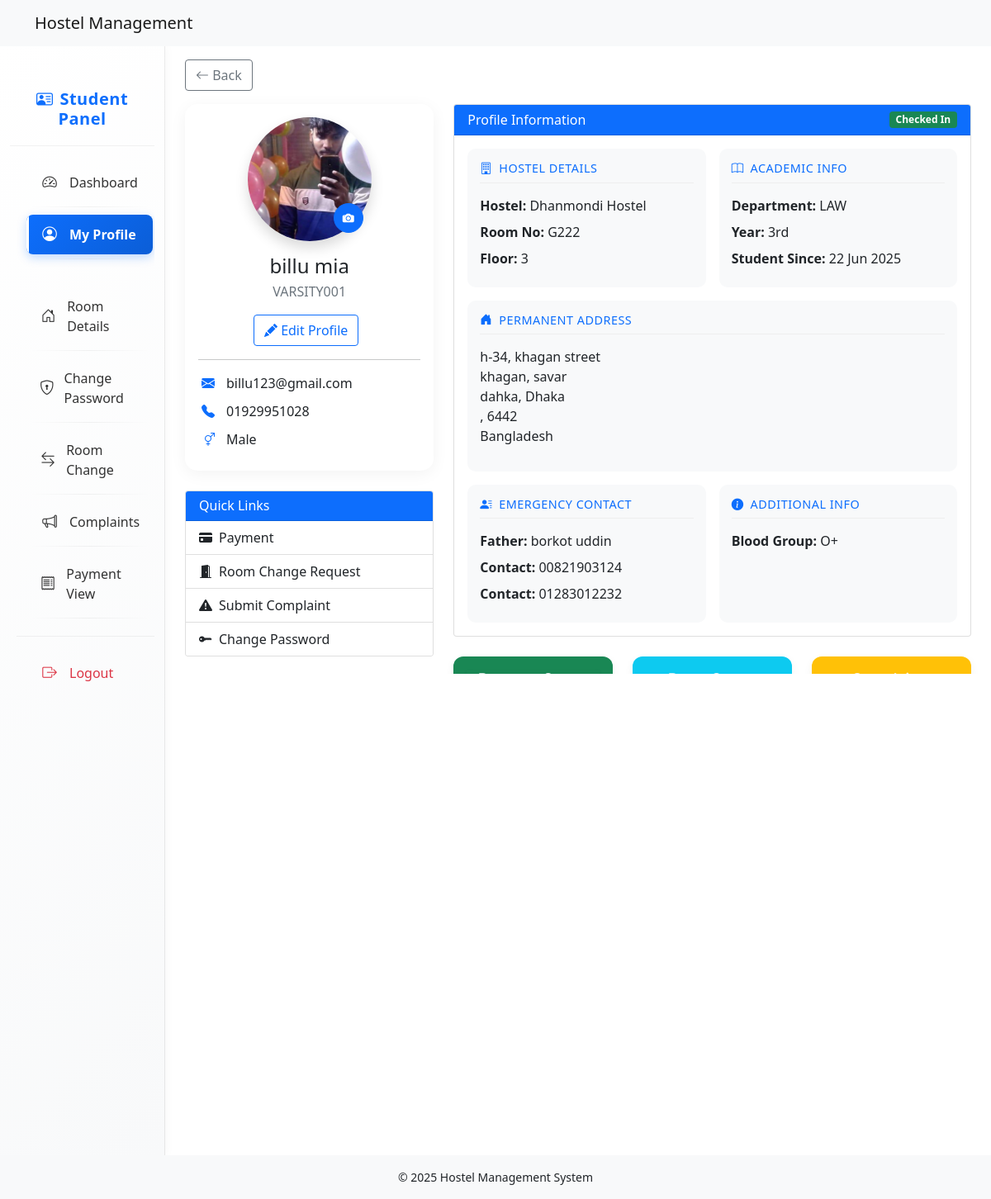
Page /student/sections/student_profile/student_profile.php (signed in) on the committed database.
### tables this page shows
CREATE TABLE `students` (
  `id` int(11) NOT NULL,
  `profile_image_url` varchar(255) DEFAULT NULL,
  `hostel_id` int(11) DEFAULT NULL,
  `room_id` int(11) DEFAULT NULL,
  `permanent_address_id` int(11) DEFAULT NULL,
  `temporary_address_id` int(11) DEFAULT NULL,
  `first_name` varchar(100) NOT NULL,
  `last_name` varchar(100) NOT NULL,
  `email` varchar(100) NOT NULL,
  `password` varchar(255) NOT NULL,
  `gender` enum('male','female','other') NOT NULL,
  `contact_number` varchar(255) NOT NULL,
  `is_verified` tinyint(1) DEFAULT 0,
  `is_approved` tinyint(1) DEFAULT 0,
  `verification_token` varchar(255) DEFAULT NULL,
  `varsity_id` varchar(255) NOT NULL,
  `department` varchar(100) DEFAULT NULL,
  `batch_year` varchar(20) DEFAULT NULL,
  `detail` varchar(255) DEFAULT NULL,
  `created_at` timestamp NOT NULL DEFAULT current_timestamp(),
  `updated_at` timestamp NOT NULL DEFAULT current_timestamp() ON UPDATE current_timestamp(),
  `is_checked_in` tinyint(1) DEFAULT 0,
  `is_checked_out` tinyint(1) DEFAULT 0,
  `check_in_at` datetime DEFAULT NULL,
  `check_out_at` datetime DEFAULT NULL,
  `father_name` varchar(100) DEFAULT NULL,
  `mother_name` varchar(100) DEFAULT NULL,
  `father_contact` varchar(20) DEFAULT NULL,
  `mother_contact` varchar(20) DEFAULT NULL,
  `emergency_contact` varchar(20) DEFAULT NULL,
  `blood_group` enum('A+','A-','B+','B-','AB+','AB-','O+','O-','Unknown') DEFAULT 'Unknown',
  `floor_id` int(11) DEFAULT NULL,
  `reset_token` varchar(255) DEFAULT NULL,
  `reset_expires` datetime DEFAULT NULL
);

CREATE TABLE `hostels` (
  `id` int(11) NOT NULL,
  `hostel_incharge_id` int(11) DEFAULT NULL,
  `address_id` int(11) DEFAULT NULL,
  `hostel_name` varchar(100) NOT NULL,
  `hostel_type` enum('male','female') NOT NULL,
  `contact_number` varchar(20) NOT NULL,
  `email` varchar(100) DEFAULT NULL,
  `capacity` int(11) DEFAULT 0,
  `amenities` text DEFAULT NULL,
  `created_at` timestamp NOT NULL DEFAULT current_timestamp(),
  `updated_at` timestamp NOT NULL DEFAULT current_timestamp() ON UPDATE current_timestamp()
);

CREATE TABLE `rooms` (
  `id` int(11) NOT NULL,
  `room_type_id` int(11) DEFAULT NULL,
  `floor_id` int(11) DEFAULT NULL,
  `room_number` varchar(20) NOT NULL,
  `max_capacity` int(11) NOT NULL,
  `created_at` timestamp NOT NULL DEFAULT current_timestamp(),
  `updated_at` timestamp NOT NULL DEFAULT current_timestamp() ON UPDATE current_timestamp(),
  `hostel_id` int(11) DEFAULT NULL
);

CREATE TABLE `floors` (
  `id` int(11) NOT NULL,
  `hostel_id` int(11) DEFAULT NULL,
  `floor_number` int(11) NOT NULL,
  `floor_name` varchar(100) DEFAULT NULL,
  `created_at` timestamp NOT NULL DEFAULT current_timestamp(),
  `updated_at` timestamp NOT NULL DEFAULT current_timestamp() ON UPDATE current_timestamp()
);

CREATE TABLE `addresses` (
  `id` int(11) NOT NULL,
  `country_id` int(11) DEFAULT NULL,
  `state` varchar(100) DEFAULT NULL,
  `division` varchar(50) NOT NULL,
  `district` varchar(50) NOT NULL,
  `sub_district` varchar(50) NOT NULL,
  `village` varchar(50) NOT NULL,
  `postalcode` varchar(20) NOT NULL,
  `street` varchar(255) DEFAULT NULL,
  `house_no` varchar(255) DEFAULT NULL,
  `detail` varchar(255) DEFAULT NULL,
  `created_at` timestamp NOT NULL DEFAULT current_timestamp(),
  `updated_at` timestamp NOT NULL DEFAULT current_timestamp() ON UPDATE current_timestamp()
);

CREATE TABLE `countries` (
  `id` int(11) NOT NULL,
  `country_name` varchar(100) NOT NULL,
  `created_at` timestamp NOT NULL DEFAULT current_timestamp(),
  `updated_at` timestamp NOT NULL DEFAULT current_timestamp() ON UPDATE current_timestamp()
);

### student/sections/student_profile/student_profile.php (the view, shortened to what this page needs)
<?php
require_once BASE_PATH . '/config/db.php';
require_once BASE_PATH . '/student/includes/header_student.php';
$student = $_SESSION['student'];
$stmt = $conn->prepare("
    SELECT s.*, r.room_number, h.hostel_name, f.floor_number,
           a.country_id, a.state, a.division, a.district, a.sub_district,
           a.village, a.postalcode, a.street, a.house_no, c.country_name
    FROM students s
    LEFT JOIN rooms r ON s.room_id = r.id
    LEFT JOIN hostels h ON s.hostel_id = h.id
    LEFT JOIN floors f ON r.floor_id = f.id
    LEFT JOIN addresses a ON s.permanent_address_id = a.id
    LEFT JOIN countries c ON a.country_id = c.id
    WHERE s.id = ?
");
$stmt->bind_param("i", $student['id']);
$stmt->execute();
$profile = $stmt->get_result()->fetch_assoc();
?>
<head>
    <link rel="stylesheet" href="<?= BASE_URL . '/student/assets/css/student_profile.css' ?>">
</head>
<div class="content container-fluid">
    <div class="row full-height">
        <?php require_once BASE_PATH . '/student/includes/sidebar_student.php'; ?>
        <main class="col-md-10 ms-sm-auto px-md-4" style="overflow-y: auto; max-height: calc(100vh - 115.81px);">
            <div class="mb-3 mt-3">
                <a href="javascript:history.back()" class="btn btn-outline-secondary">
                    <i class="bi bi-arrow-left"></i> Back
                </a>
            </div>
            <div class="row">
                <div class="col-lg-4">
                    <div class="card profile-card mb-4">
                        <div class="card-body text-center">
                            <div class="profile-avatar-container">
                                <img src="<?= htmlspecialchars($profile['profile_image_url'] ?? ('https://ui-avatars.com/api/?name=' . urlencode(($profile['first_name'] ?? '') . '+' . ($profile['last_name'] ?? '')) . '&background=random')) ?>"
                                    class="rounded-circle shadow"
                                    alt="Profile Image"
                                    width="150" height="150">
                                <button class="btn btn-sm btn-primary avatar-edit-btn" data-bs-toggle="modal" data-bs-target="#avatarModal">
                                    <i class="bi bi-camera-fill"></i>
                                </button>
                            </div>
                            <h4 class="mt-3 mb-1"><?= htmlspecialchars($profile['first_name'] . ' ' . $profile['last_name']) ?></h4>
                            <p class="text-muted mb-3"><?= htmlspecialchars($profile['varsity_id']) ?></p>
                            <div class="d-flex justify-content-center mb-3">
                                <button class="btn btn-outline-primary me-2" data-bs-toggle="modal" data-bs-target="#editProfileModal">
                                    <i class="bi bi-pencil-fill"></i> Edit Profile
                                </button>
                            </div>
                            <hr>
                            <div class="profile-meta">
                                <div class="meta-item">
                                    <i class="bi bi-envelope-fill"></i>
                                    <span><?= htmlspecialchars($profile['email']) ?></span>
                                </div>
                                <div class="meta-item">
                                    <i class="bi bi-telephone-fill"></i>
                                    <span><?= htmlspecialchars($profile['contact_number'] ?? 'Not provided') ?></span>
                                </div>
                                <div class="meta-item">
                                    <i class="bi bi-gender-ambiguous"></i>
                                    <span><?= htmlspecialchars(ucfirst($profile['gender'] ?? '')) ?></span>
                                </div>
                            </div>
                        </div>
                    </div>
                    <div class="card mb-4">
                        <div class="card-header bg-primary text-white">
                            <h6 class="mb-0">Quick Links</h6>
                        </div>
                        <div class="list-group list-group-flush">
                            <a href="<?= BASE_URL ?>/student/sections/payment/payment_view.php" class="list-group-item list-group-item-action">
                                <i class="bi bi-credit-card-fill me-2"></i>Payment
                            </a>
                            <a href="<?= BASE_URL ?>/student/sections/room_change_request/index.php" class="list-group-item list-group-item-action">
                                <i class="bi bi-door-open-fill me-2"></i>Room Change Request
                            </a>
                            <a href="<?= BASE_URL ?>/student/sections/complaints/create.php" class="list-group-item list-group-item-action">
                                <i class="bi bi-exclamation-triangle-fill me-2"></i>Submit Complaint
                            </a>
                            <a href="<?= BASE_URL ?>/student/sections/student_profile/change_password.php" class="list-group-item list-group-item-action">
                                <i class="bi bi-key-fill me-2"></i>Change Password
                            </a>
                        </div>
                    </div>
                </div>
                <div class="col-lg-8" style="max-height: 690px; overflow-y: auto">
                    <div class="card mb-4">
                        <div class="card-header bg-primary text-white d-flex justify-content-between align-items-center">
                            <h6 class="mb-0">Profile Information</h6>
                            <?php if (!empty($profile['is_checked_in'])): ?>
                                <span class="badge bg-success">Checked In</span>
                            <?php else: ?>
                                <span class="badge bg-secondary">Not Checked In</span>
                            <?php endif; ?>
                        </div>
                        <div class="card-body">
                            <div class="row g-3">
                                <div class="col-md-6">
                                    <div class="info-card">
                                        <h6 class="info-title">
                                            <i class="bi bi-building me-2"></i>Hostel Details
                                        </h6>
                                        <div class="info-content">
                                            <p><strong>Hostel:</strong> <?= htmlspecialchars($profile['hostel_name'] ?? 'Not assigned') ?></p>
                                            <p><strong>Room No:</strong> <?= htmlspecialchars($profile['room_number'] ?? 'Not assigned') ?></p>
                                            <p><strong>Floor:</strong> <?= htmlspecialchars($profile['floor_number'] ?? 'N/A') ?></p>
                                        </div>
                                    </div>
                                </div>
                                <div class="col-md-6">
                                    <div class="info-card">
                                        <h6 class="info-title">
                                            <i class="bi bi-book me-2"></i>Academic Info
                                        </h6>
                                        <div class="info-content">
                                            <p><strong>Department:</strong> <?= htmlspecialchars($profile['department'] ?? 'Not provided') ?></p>
                                            <p><strong>Year:</strong> <?= htmlspecialchars($profile['batch_year'] ?? 'N/A') ?></p>
                                            <p><strong>Student Since:</strong> <?= date('d M Y', strtotime($profile['created_at'] ?? 'now')) ?></p>
                                        </div>
                                    </div>
                                </div>
                                <div class="col-12">
                                    <div class="info-card">
                                        <h6 class="info-title">
                                            <i class="bi bi-house-door-fill me-2"></i>Permanent Address
                                        </h6>
                                        <div class="info-content">
                                            <address>
                                                <?php if (!empty($profile['house_no'])): ?>
                                                    <?= htmlspecialchars($profile['house_no']) ?>,
                                                <?php endif; ?>
                                                <?= htmlspecialchars($profile['street'] ?? '') ?><br>
                                                <?= htmlspecialchars($profile['village'] ?? '') ?>,
                                                <?= htmlspecialchars($profile['sub_district'] ?? '') ?><br>
                                                <?= htmlspecialchars($profile['district'] ?? '') ?>,
                                                <?= htmlspecialchars($profile['division'] ?? '') ?><br>
                                                <?= htmlspecialchars($profile['state'] ?? '') ?>,
                                                <?= htmlspecialchars($profile['postalcode'] ?? '') ?><br>
                                                <?= htmlspecialchars($profile['country_name'] ?? '') ?>
                                            </address>
                                        </div>
                                    </div>
                                </div>
                                <div class="col-md-6">
                                    <div class="info-card">
                                        <h6 class="info-title">
                                            <i class="bi bi-person-lines-fill me-2"></i>Emergency Contact
                                        </h6>
                                        <div class="info-content">
                                            <p><strong>Father:</strong> <?= htmlspecialchars($profile['father_name'] ?? 'Not provided') ?></p>
                                            <p><strong>Contact:</strong> <?= htmlspecialchars($profile['father_contact'] ?? 'N/A') ?></p>
                                            <p><strong>Contact:</strong> <?= htmlspecialchars($profile['emergency_contact'] ?? 'N/A') ?></p>
                                        </div>
                                    </div>
                                </div>
                                <div class="col-md-6">
                                    <div class="info-card">
                                        <h6 class="info-title">
                                            <i class="bi bi-info-circle-fill me-2"></i>Additional Info
                                        </h6>
                                        <div class="info-content">
                                            <p><strong>Blood Group:</strong> <?= htmlspecialchars($profile['blood_group'] ?? 'Not specified') ?></p>
                                        </div>
                                    </div>
                                </div>
                            </div>
                        </div>
                    </div>
                    <div class="row">
                        <div class="col-md-4 mb-3">
                            <div class="card status-card bg-success bg-opacity-10">
                                <div class="card-body text-center">
                                    <h6 class="card-title text-light shadow-sm">Payment Status</h6>
                                </div>
                            </div>
                        </div>
                        <div class="col-md-4 mb-3">
                            <div class="card status-card bg-info bg-opacity-10">
                                <div class="card-body text-center">
                                    <h6 class="card-title text-light shadow-md">Room Status</h6>
                                </div>
                            </div>
                        </div>
                        <div class="col-md-4 mb-3">
                            <div class="card status-card bg-warning bg-opacity-10">
                                <div class="card-body text-center">
                                    <h6 class="card-title text-light shadow-md">Complaints</h6>
                                </div>
                            </div>
                        </div>
                    </div>
                </div>
            </div>
        </main>
    </div>
</div>
<?php require_once BASE_PATH . '/student/includes/footer_student.php'; ?>

### rows in the picture
students: profile_image_url (picture), first_name+last_name "billu mia", varsity "VARSITY001", email "billu123@gmail.com", contact_number "01929951028", gender "Male", hostel.hostel_name "Dhanmondi Hostel", room.room_number "G222", floor.floor_number "3", department "LAW", batch_year "3rd", created_at "22 Jun 2025", permanent_address.house_no "h-34", permanent_address.street "khagan street", permanent_address.village "khagan", permanent_address.sub_district "savar", permanent_address.district "dahka", permanent_address.division "Dhaka", permanent_address.postalcode "6442", countries.country_name "Bangladesh", father_name "borkot uddin", father_contact "00821903124", emergency_contact "01283012232", blood_group "O+"
